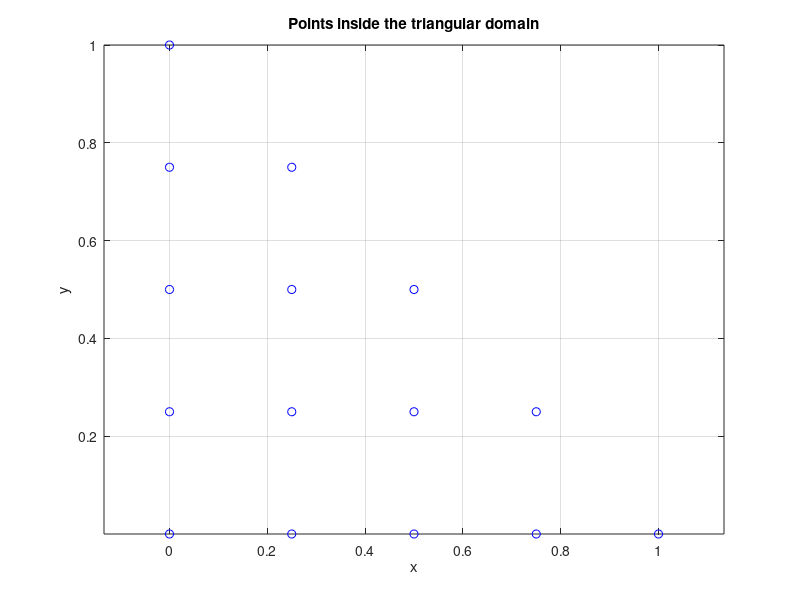
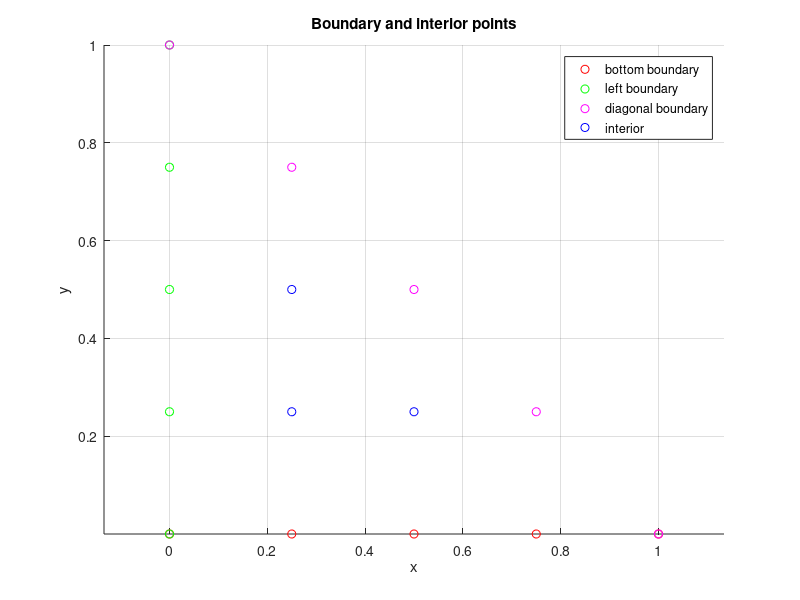
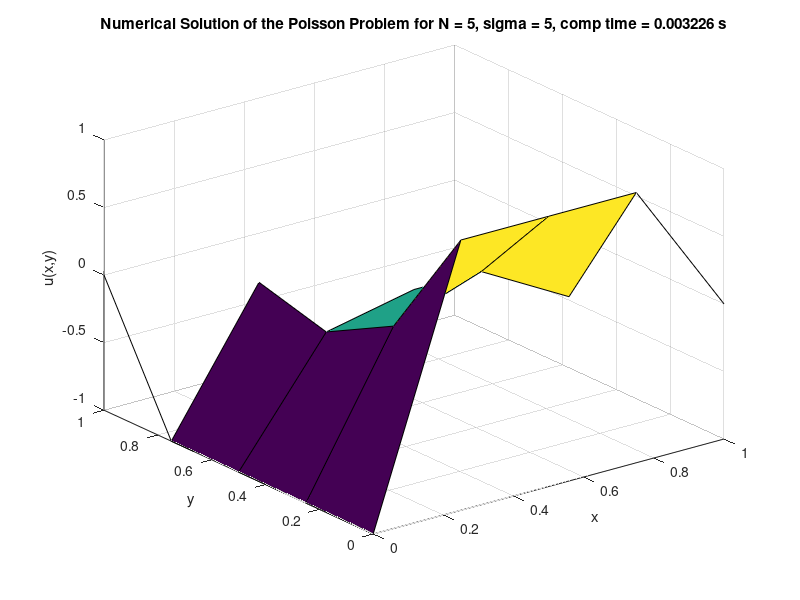

These figures' MATLAB source, in order:
%getting started, problem parameters
L = 1;
N = input('Enter the value of N:');
sigma = input('Enter the value of sigma: ');

dx = L / (N - 1);
dy = L / (N - 1);

x = linspace(0, L, N);
y = linspace(0, L, N);

[X, Y] = meshgrid(x, y); % meshgrid creates the 2D coordinate matrices X and Y from the x and y grid vectors

inside = (X + Y) <= L; % inside: logical mask for grid points inside the triangular domain (true/false)

disp(inside);

figure;
plot(X(inside), Y(inside), 'bo');
axis equal;
grid on;
xlabel('x');
ylabel('y');
title('Points inside the triangular domain');

bottom = inside & (Y == 0);
left = inside & (X == 0);
diagonal = inside & ((X + Y) == L);
interior = inside & ~bottom & ~left & ~diagonal;

% testing: visualize boundary and interior point classificationne
figure;
hold on;

plot(X(bottom), Y(bottom), 'ro');
plot(X(left), Y(left), 'go');
plot(X(diagonal), Y(diagonal), 'mo');
plot(X(interior), Y(interior), 'bo');

axis equal;
grid on;
xlabel('x');
ylabel('y');
title('Boundary and interior points');
legend('bottom boundary', 'left boundary', 'diagonal boundary', 'interior');

hold off;

% index formula from the assignment
mIndex = zeros (N, N);

for i = 1:N
    for j= 1:(N - i + 1)
        mIndex(j,i) = j + (i -1) * (N - i/2 + 1);
    end
end

disp(mIndex);

% testing the computation time
tic

% Build the linear system A*u = b for f(x,y) = sigma
M = N * (N + 1) / 2;
A = zeros(M, M);
b = zeros(M, 1);

for i = 1:N
    for j = 1:(N - i + 1)
        m = mIndex(j, i);

        % Boundary conditions
        if j == N - i + 1
            % diagonal boundary: x + y = L
            A(m, m) = 1;
            b(m) = 0;
            
        elseif i == 1
            % left boundary: x = 0
            A(m, m) = 1;
            b(m) = -1;
        
        elseif j == 1
            % bottom boundary: y = 0
            A(m, m) = 1;
            b(m) = 1;
        else
            % interior point: finite difference equation
            m_right = mIndex(j, i + 1);
            m_left = mIndex(j, i - 1);
            m_up = mIndex(j+1, i);
            m_down = mIndex(j - 1, i);

            A(m, m) = -2 / dx^2 - 2 / dy^2;
            A(m, m_right) = 1 / dx^2;
            A(m, m_left)  = 1 / dx^2;
            A(m, m_up)    = 1 / dy^2;
            A(m, m_down)  = 1 / dy^2;

            b(m) = -sigma;
        end
    end
end

u = A \ b;

U = NaN(N, N);

for i = 1:N
    for j = 1:(N - i + 1)
        m = mIndex(j, i);
        U(j, i) = u(m);
    end
end

elapsedTime = toc;
disp(['Computation time: ', num2str(elapsedTime), ' seconds'])

figure;
surf(X, Y, U);
xlabel('x');
ylabel('y');
zlabel('u(x,y)');
title(['Numerical Solution of the Poisson Problem for N = ', num2str(N),', sigma = ',num2str(sigma),', comp time = ',num2str(elapsedTime),' s']);
grid on;
